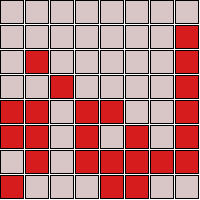
Frame 1 (no input)
Frame 2 (the mouse pressed at the canvas centre, redrawn once): identical to frame 1, image omitted

The Processing sketch that drew this single still picture (run headless with seeded random() and noise(); the mouse was pressed at the canvas centre and the sketch redrawn once):

// Processing sketch: processing_96430
// ── processing_96430.pde

// Emanuele Reis - Exercício Malha
void setup(){
  size(200,200);
  background(255);
}
  
  void draw(){
  int spacing=2;
  int ladox = (width-7*spacing)/8;
  int x=0;
for(x=0;x<200;x+=25){
  for(int y=0; y<200; y+=25){
 
    fill(#D8C5C5);
   rect(x,y,ladox,ladox);
  }
}
  
 
  fill(#D61C1C);
  rect((1*(ladox+spacing)), (2*(ladox+spacing)), ladox, ladox);
  noLoop();
 
  fill(#D61C1C);
  rect((3*(ladox+spacing)), (4*(ladox+spacing)), ladox, ladox);
  noLoop();
 
  fill(#D61C1C);
  rect((5*(ladox+spacing)), (5*(ladox+spacing)), ladox, ladox);
  noLoop();
 
  fill(#D61C1C);
  rect((7*(ladox+spacing)), (8*(ladox+spacing)), ladox, ladox);
  noLoop();
 
  fill(#D61C1C);
  rect((9*(ladox+spacing)), (10*(ladox+spacing)), ladox, ladox);
  noLoop();
 
  fill(#D61C1C);
  rect((11*(ladox+spacing)), (12*(ladox+spacing)), ladox, ladox);
  noLoop();
 
  fill(31,71,118);
  rect((13*(ladox+spacing)), (14*(ladox+spacing)), ladox, ladox);
  noLoop();
 
  fill(#D61C1C);
  rect((15*(ladox+spacing)), (16*(ladox+spacing)), ladox, ladox);
  noLoop();

  rect((17*(ladox+spacing)), (18*(ladox+spacing)), ladox, ladox);
  noLoop();
 
  fill(#D61C1C);
  rect((19*(ladox+spacing)), (0*(ladox+spacing)), ladox, ladox);
  noLoop();
 
  fill(#D61C1C);
  rect((20*(ladox+spacing)), (21*(ladox+spacing)), ladox, ladox);
  noLoop();
 
  fill(#D61C1C);
  rect((21*(ladox+spacing)), (22*(ladox+spacing)), ladox, ladox);
  noLoop();
 
  fill(#D61C1C);
  rect((24*(ladox+spacing)), (25*(ladox+spacing)), ladox, ladox);
  noLoop();
 
  fill(#D61C1C);
  rect((23*(ladox+spacing)), (26*(ladox+spacing)), ladox, ladox);
  noLoop();
 
  fill(#D61C1C);
  rect((0*(ladox+spacing)), (4*(ladox+spacing)), ladox, ladox);
  noLoop();
 
  fill(#D61C1C);
  rect((5*(ladox+spacing)), (7*(ladox+spacing)), ladox, ladox);
  noLoop();
 
  fill(#D61C1C);
  rect((4*(ladox+spacing)), (7*(ladox+spacing)), ladox, ladox);
  noLoop();
 
  fill (#D61C1C);
  rect((4*(ladox+spacing)), (4*(ladox+spacing)), ladox, ladox);
  noLoop();
 
  fill(#D61C1C);
  rect((1*(ladox+spacing)), (6*(ladox+spacing)), ladox, ladox);
  noLoop();
 
  fill(#D61C1C);
  rect((3*(ladox+spacing)), (5*(ladox+spacing)), ladox, ladox);
  noLoop();
 
  fill(#D61C1C);
  rect((6*(ladox+spacing)), (6*(ladox+spacing)), ladox, ladox);
  noLoop();
 
  fill(#D61C1C);
  rect((5*(ladox+spacing)), (6*(ladox+spacing)), ladox, ladox);
  noLoop();
 
 
  fill(#D61C1C);
  rect((4*(ladox+spacing)), (6*(ladox+spacing)), ladox, ladox);
  noLoop();
 
    
  rect((3*(ladox+spacing)), (6*(ladox+spacing)), ladox, ladox);
  noLoop();
   
  
  rect((7*(ladox+spacing)), (6*(ladox+spacing)), ladox, ladox);
  noLoop();
 
  fill (#D61C1C);
  rect((0*(ladox+spacing)), (7*(ladox+spacing)), ladox, ladox);
  noLoop();
 
 fill(#D61C1C);
  rect((2*(ladox+spacing)), (3*(ladox+spacing)), ladox, ladox);
  noLoop();
 
  fill(#D61C1C);
  rect((1*(ladox+spacing)), (4*(ladox+spacing)), ladox, ladox);
  noLoop();
 
  fill(#D61C1C);
  rect((1*(ladox+spacing)), (5*(ladox+spacing)), ladox, ladox);
  noLoop();
 
  fill(#D61C1C);
  rect((0*(ladox+spacing)), (5*(ladox+spacing)), ladox, ladox);
  noLoop();
 
  fill(#D61C1C);
  rect((7*(ladox+spacing)), (1*(ladox+spacing)), ladox, ladox);
  noLoop();
 
  fill(#D61C1C);
  rect((7*(ladox+spacing)), (2*(ladox+spacing)), ladox, ladox);
  noLoop();
 
  fill(#D61C1C);
  rect((7*(ladox+spacing)), (5*(ladox+spacing)), ladox, ladox);
  noLoop();
    
  fill(#D61C1C);
  rect((7*(ladox+spacing)), (4*(ladox+spacing)), ladox, ladox);
  noLoop();
    
 
  fill(#D61C1C);
  rect((7*(ladox+spacing)), (3*(ladox+spacing)), ladox, ladox);
}
